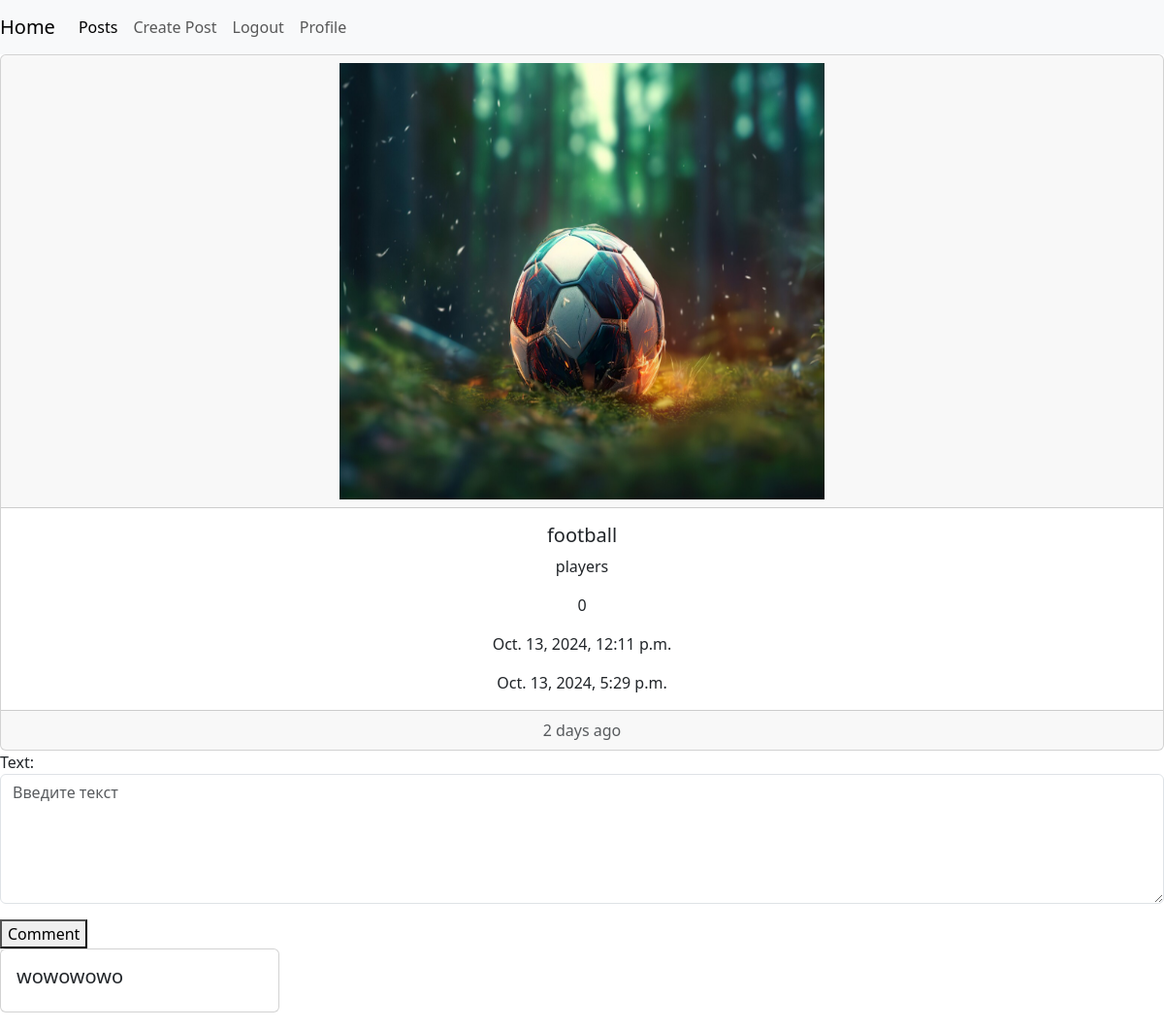
/posts/1/ (signed in), run on the app's committed database.
### posts/models.py (models this page shows, shortened)
class Post(models.Model):
    author = models.ForeignKey(User, on_delete=models.CASCADE, related_name='posts', null=True)
    image = models.ImageField(null=True, blank=True) # (upload_to='posts/')
    title = models.CharField(max_length=100)
    content = models.TextField(null=True, blank=True)
    rate = models.IntegerField(default=0)
    created_at = models.DateTimeField(auto_now_add=True, null=True)
    updated_at = models.DateTimeField(auto_now=True, null=True)
    tags = models.ManyToManyField(Tag, related_name='posts')
    category = models.ForeignKey(Category, on_delete=models.CASCADE, related_name='posts', null=True)

class Comment(models.Model):
    text = models.TextField()
    post = models.ForeignKey(Post, on_delete=models.CASCADE, related_name='comments')
    created_at = models.DateTimeField(auto_now_add=True)

### posts/views.py (the view, shortened to what this page needs)
# urls.py: path("posts/<int:post_id>/", post_detail_view),
@login_required(login_url='/login/')
def post_detail_view(request, post_id):
    post = Post.objects.get(id=post_id)
    if request.method == 'GET':
        form = CommentForm()
        comments = post.comments.all()
        return render(request, "posts/post_detail.html", context={"post": post, "form": form, "comments": comments})

### posts/forms.py
class CommentForm(forms.Form):
        text = forms.CharField(
            widget=forms.Textarea(
                attrs={
                    "placeholder": "Введите текст",
                    "rows": 5,
                    "cols": 20,
                    "class": "form-control",
                }
            )
        )

### templates/posts/post_detail.html (shortened to what this page needs)
{% extends 'base.html' %}
{% load static %}
{% block content %}
<div class="card text-center">
  <div class="card-header">
    {% if post.image %}
      <img src="{{ post.image.url }}" class="card-img-middle" alt="Post image" width="500" height="450">
    {% else %}
      <img src="{% static 'placeholder.png' %}" alt="Placeholder Image">
    {% endif %}
  </div>
  <div class="card-body">
    <h5 class="card-title">{{ post.title }}</h5>
    <p class="card-text">{{ post.content }}</p>
    <p class="card-text">{{ post.rate }}</p>
    <p class="card-text">{{ post.created_at }}</p>
    <p class="card-text">{{ post.updated_at }}</p>
  </div>
  <div class="card-footer text-body-secondary">
    2 days ago
  </div>
</div>
<form action="/posts/{{post.id}}/comment/create/" method="post" enctype="multipart/form-data">
  {{form.as_p}}
  <button type="submit">Comment</button>
  <form>
  {% for comment in comments %}
<div class="card" style="width: 18rem">
  <div class="card-body">
    <h5 class="card-title">{{comment.text}}</h5>
  </div>
</div>
{%endfor%}
{% endblock %}

### data on the page
Post: image (picture), title "football", content "players", rate "0", created_at "Oct. 13, 2024, 12:11 p.m.", updated_at "Oct. 13, 2024, 5:29 p.m."
Comment: text "wowowowo"
